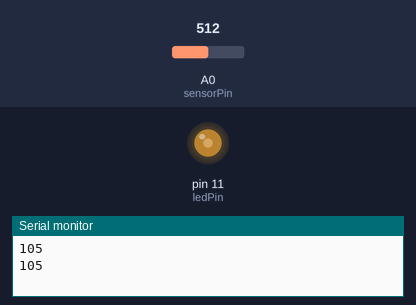
Simulated run of this sketch. Board: Arduino Uno, built with avr-gcc and run on an emulated ATmega328P. Parts: output pins drawn as LEDs (lit = HIGH), the last lines printed to the serial monitor. The test bench sets the inputs (shaded band); at power-on: A0 (sensorPin) = 512.

Above: at 1.2 s.
1.3 s: A0 (sensorPin) set to 716
At 2.2 s:
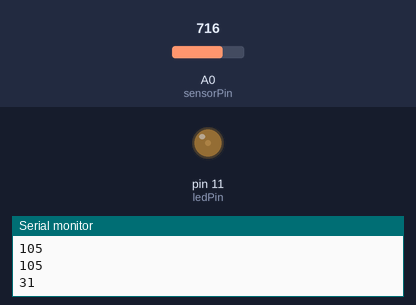
3.3 s: A0 (sensorPin) set to 306
At 4.6 s:
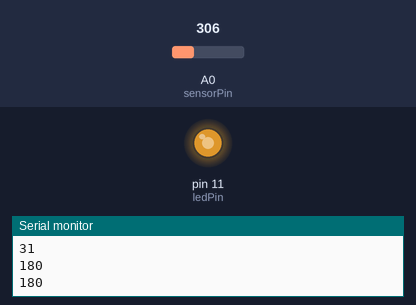
5.5 s: A0 (sensorPin) set to 122
At 6.9 s:
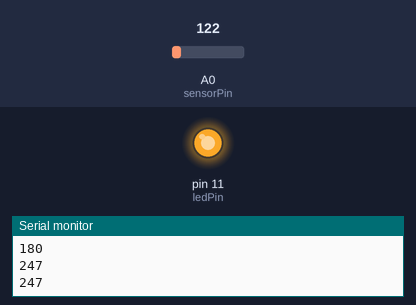
Timing chart, 0 to 8.5 s (numbered marks = the images above; inputs shaded):
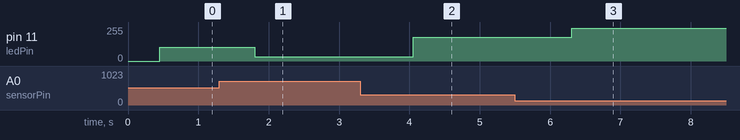

Measured:
- after the input at 1.3 s, pin 11 (ledPin): 105/255 → 31/255 after 0.50 s
- after the input at 3.3 s, pin 11 (ledPin): 31/255 → 180/255 after 0.75 s
- after the input at 5.5 s, pin 11 (ledPin): 180/255 → 247/255 after 0.80 s

The sketch:

light_level.ino
```cpp
int sensorPin = 0;
int ledPin = 11;
int ledLevel = 0;
int inputValue;

void setup() {
  analogReference(DEFAULT);
  Serial.begin(9600);
  pinMode(ledPin,OUTPUT);
}

void loop() {
  inputValue = analogRead(sensorPin);
  inputValue = constrain(inputValue , 100 ,850);
  ledLevel = map(inputValue,100,800,255,0);
  delay(450);
  if(inputValue > 800) ledLevel = 0;
  Serial.print(ledLevel);
  Serial.print("\n");
  analogWrite(ledPin,ledLevel);
}
```
